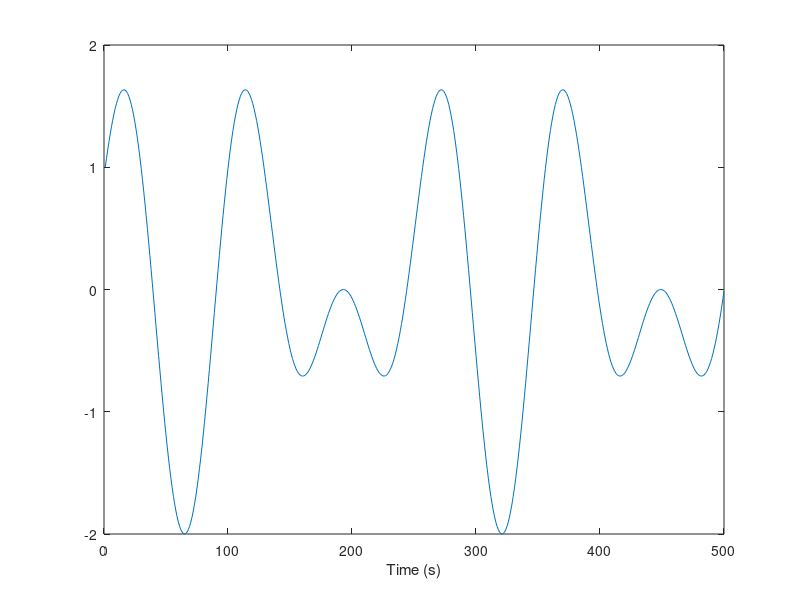

The MATLAB script that drew this image:
%
clear all; close all;
%% signal generationg
choice_transform = 1;      % 1 DCT 0 FFT
choice_Phi = 0;      
%-----------------------
n = 500;
t = [0: n-1];
f = cos(4*pi/256*t) + sin(6*pi/256*t); 
%----------------------- generate time region sparse signal
% n = 512;
% s = 25;
% tmp = randperm(n);    
% f = zeros(1,n);
% f(tmp(1:s)) = randn(s,1); 

%-------------------------------
n = length(f);
a = 0.2;           
m = double(int32(a*n));
%--------------------------------------
%  tmp = randperm(n);    
%     f(tmp(1:s)) = randn(s,1); 
%----------------------------------------------------------------------------------
switch choice_transform
    case 1
        ft = dct(f);
        disp('ft = dct(f)')
    case 0
        ft = fft(f);
        disp('ft = fft(f)')
end
 
disp(['Signal Sparsity:',num2str(length(find((abs(ft))>0.1)))])
 
figure('name', 'A Tone Time and Frequency Plot');
%subplot(2, 1, 1);
plot(f);
xlabel('Time (s)'); 
% ylabel('f(t)');
%% 
% subplot(2, 1, 2);
%  
% switch choice_transform
%     case 1
%         plot(ft)
%         disp('plot(ft)')
%     case 0
%         plot(abs(ft));
%         disp('plot(abs(ft))')
% end
% xlabel('Frequency (Hz)'); 
% ylabel('DCT(f(t))');
%% ?????????????
%--------------------------???????????---------------------
switch choice_Phi
    case 1
        Phi = PartHadamardMtx(m,n);      
    case 0
        Phi = sqrt(1/m) * randn(m,n);    
end
f2 = (Phi * f')';                 
% f2 = f(1:2:n);
switch choice_transform
    case 1
        Psi = dct(eye(n,n));            %Psi = dctmtx(n);
        disp('Psi = dct(eye(n,n));')
    case 0
        Psi = inv(fft(eye(n,n)));   
        disp('Psi = inv(fft(eye(n,n)));')
end
A = Phi * Psi;  

%%
% f = cos(8*pi/256*t) + sin(2*pi/256*t);